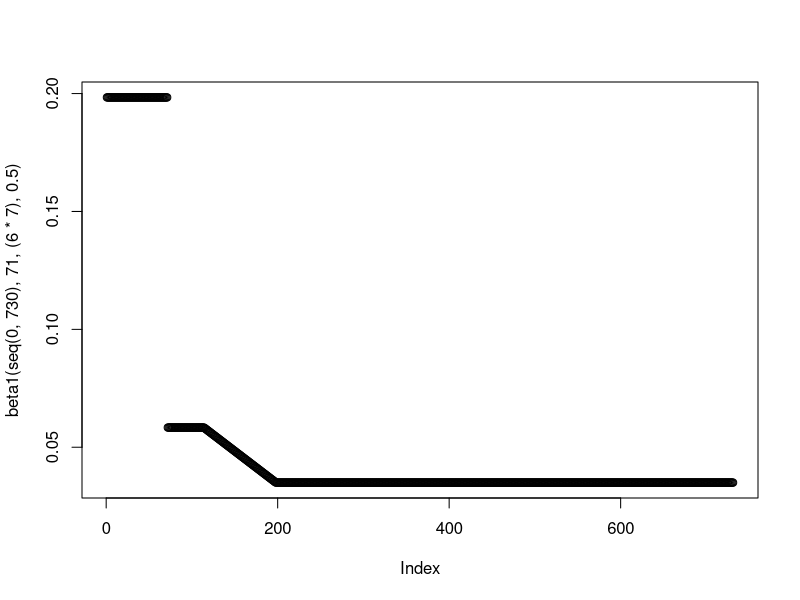
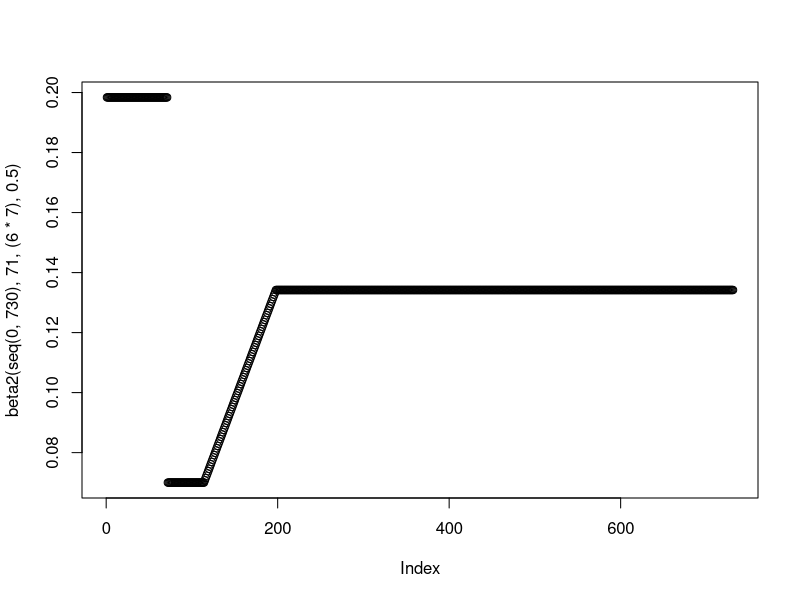
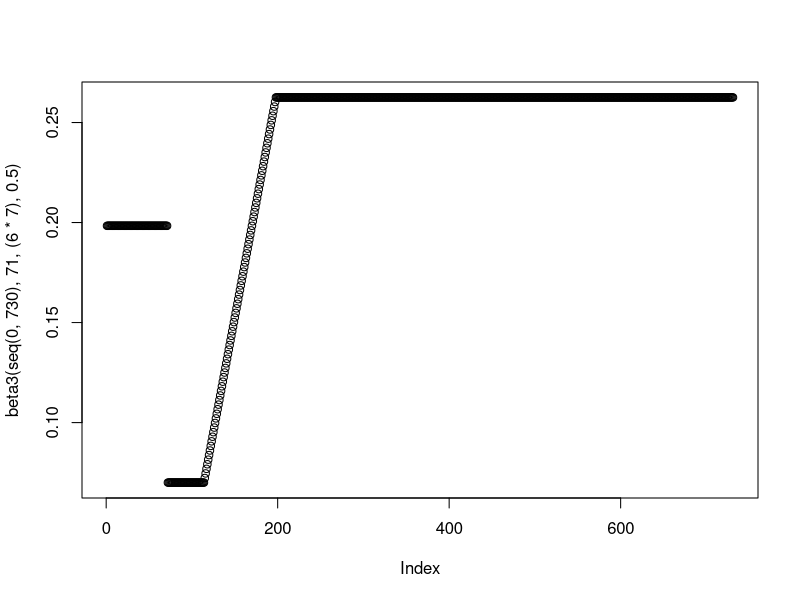
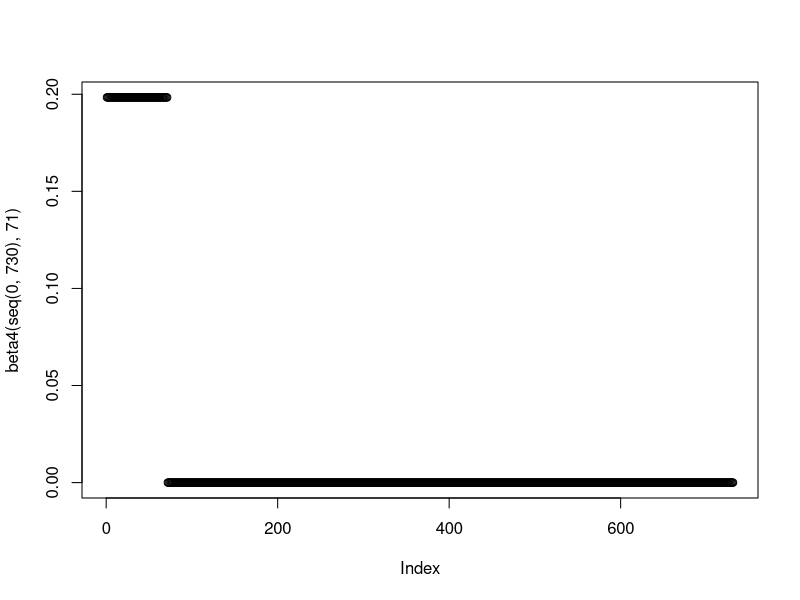
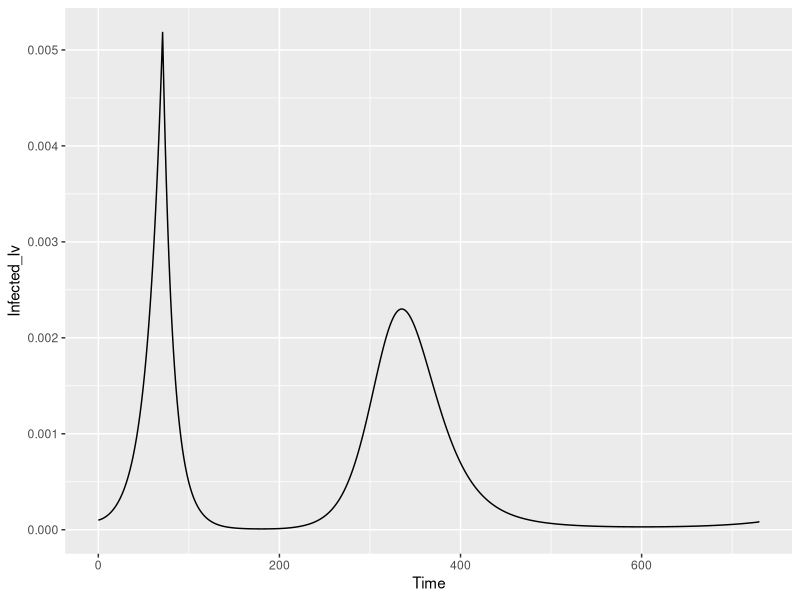
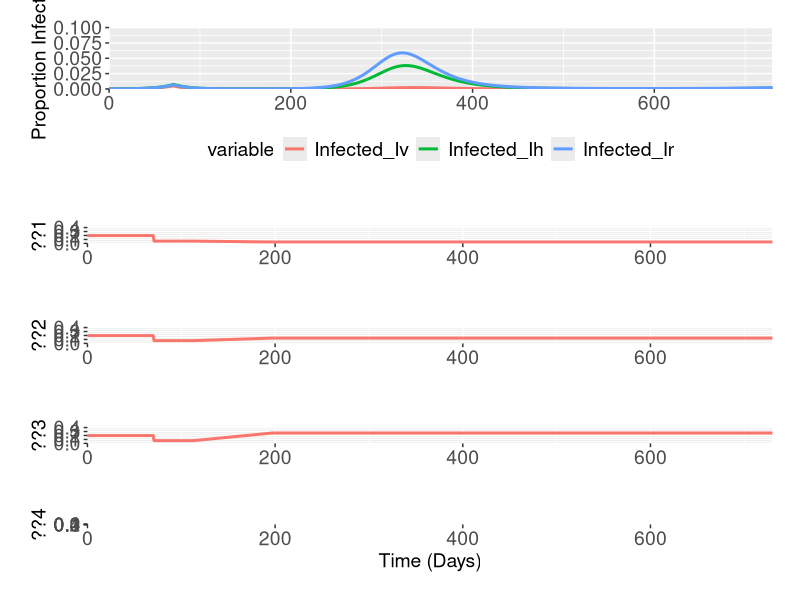

The R source for these figures, in order:
rm(list=ls())
library("deSolve"); library("ggplot2"); library("ggpubr"); library("reshape2"); library("dplyr"); library("RColorBrewer")

#### Model Functions ####

#Function for the generation time/(1/gamma) parameter
GenTime <- function(T2, R0) {
  G = T2 * ((R0-1)/log(2))
  return(G)
}

(2.8*(1/(GenTime(3.3,2.8))))

#Function to model intervention - currently set at baseline - added additional functionality to it
beta1 <- function(time, tstart1, tdur, scaling) {
  beta1_2 <- (0.6*(1/(GenTime(3.3,2.8)))) * (1-scaling)
  betalin <- approxfun(x=c(tstart1+tdur, tstart1+tdur+(12*7)), y = c(0.5*(1/(GenTime(3.3,2.8))), beta1_2), method="linear", rule  =2)
  ifelse((time >= tstart1 & time <= tstart1+tdur), #Phase 2
         0.5*(1/(GenTime(3.3,2.8))),
         ifelse((time >= tstart1+tdur & time <= tstart1+tdur+(12*7)), #Phase 3
                betalin(time),
                ifelse((time >= tstart1+tdur+(12*7) & time <= 730),
                       beta1_2,
                       1.7*(1/(GenTime(3.3,2.8))))))}

plot(beta1(seq(0,730), 71, (6*7), 0.5))

beta2 <- function(time, tstart1, tdur, scaling) {
  beta1_2 <- (1.7*(1/(GenTime(3.3,2.8))) - ((1.7*(1/(GenTime(3.3,2.8))) - 0.6*(1/(GenTime(3.3,2.8))))*scaling))
  betalin <- approxfun(x=c(tstart1+tdur, tstart1+tdur+(12*7)), y = c(0.6*(1/(GenTime(3.3,2.8))), beta1_2), method="linear", rule  =2)
  ifelse((time >= tstart1 & time <= tstart1+tdur), #Phase 2
         0.6*(1/(GenTime(3.3,2.8))),
         ifelse((time >= tstart1+tdur & time <= tstart1+tdur+(12*7)), #Phase 3
                betalin(time),
                ifelse((time >= tstart1+tdur+(12*7) & time <= 730),
                       beta1_2,
                       1.7*(1/(GenTime(3.3,2.8))))))}

plot(beta2(seq(0,730), 71, (6*7), 0.5))

beta3 <- function(time, tstart1, tdur, scaling) {
  beta1_2 <- (2.8*(1/(GenTime(3.3,2.8))) - ((2.8*(1/(GenTime(3.3,2.8))) - 1.7*(1/(GenTime(3.3,2.8))))*scaling))
  betalin <- approxfun(x=c(tstart1+tdur, tstart1+tdur+(12*7)), y = c(0.6*(1/(GenTime(3.3,2.8))), beta1_2), method="linear", rule  =2)
  ifelse((time >= tstart1 & time <= tstart1+tdur), #Phase 2
         0.6*(1/(GenTime(3.3,2.8))),
         ifelse((time >= tstart1+tdur & time <= tstart1+tdur+(12*7)), #Phase 3
                betalin(time),
                ifelse((time >= tstart1+tdur+(12*7) & time <= 730),
                       beta1_2,
                       1.7*(1/(GenTime(3.3,2.8))))))}

plot(beta3(seq(0,730), 71, (6*7), 0.5))

beta4 <- function(time, tstart1) {
  ifelse((time >= tstart1 & time <= 730), #Phase 2
         0, 
         1.7*(1/(GenTime(3.3,2.8)))
  )
}

beta41 <- function(time, tstart1) {
  ifelse((time >= tstart1 & time <= 730), #Phase 2
         0, 
         (1.7/2)*(1/(GenTime(3.3,2.8)))
  )
}


plot(beta4(seq(0,730), 71))

#Function for Shielded/non-Shielded Pop
SIRS <- function(time, state, parameters) {
  with(as.list(c(state, parameters)), {
    
    if(time < tstart1) { #Same but introduce Ci
      dSv = - beta1(time,tstart1,tdur,scaling)*Iv*Sv - beta1(time,tstart1,tdur,scaling)*Ih*Sv -
        beta1(time,tstart1,tdur,scaling)*cb*In*Sv + zeta*Rv
      
      dSh = - beta2(time,tstart1,tdur,scaling)*Ih*Sh - beta2(time,tstart1,tdur,scaling)*In*Sh -
        beta1(time,tstart1,tdur,scaling)*Iv*Sh + zeta*Rh
      
      dSn = - beta3(time,tstart1,tdur,scaling)*In*Sn - beta2(time,tstart1,tdur,scaling)*Ih*Sn -
        beta1(time,tstart1,tdur,scaling)*cb*Iv*Sn  + zeta*Rn
      
      dIv = beta1(time,tstart1,tdur,scaling)*Iv*Sv + beta1(time,tstart1,tdur,scaling)*Ih*Sv +
        beta1(time,tstart1,tdur,scaling)*cb*In*Sv - gamma*Iv
      
      dIh = beta2(time,tstart1,tdur,scaling)*Ih*Sh + beta2(time,tstart1,tdur,scaling)*In*Sh +
        beta1(time,tstart1,tdur,scaling)*Iv*Sh - gamma*Ih
      
      dIn = beta3(time,tstart1,tdur,scaling)*In*Sn + beta2(time,tstart1,tdur,scaling)*Ih*Sn +
        beta1(time,tstart1,tdur,scaling)*cb*Iv*Sn - gamma*In
      
      dRv = gamma*Iv - zeta*Rv
      
      dRh = gamma*Ih - zeta*Rh
      
      dRn = gamma*In - zeta*Rn
    }
    else{
      dSv = - beta1(time,tstart1,tdur,scaling)*Iv*Sv - beta1(time,tstart1,tdur,scaling)*Ih*Sv + zeta*Rv
      
      dSh = - beta2(time,tstart1,tdur,scaling)*Ih*Sh - beta2(time,tstart1,tdur,scaling)*In*Sh -
        beta1(time,tstart1,tdur,scaling)*Iv*Sh + zeta*Rh
      
      dSn = - beta3(time,tstart1,tdur,scaling)*In*Sn - beta2(time,tstart1,tdur,scaling)*Ih*Sn + zeta*Rn
      
      dIv = beta1(time,tstart1,tdur,scaling)*Iv*Sv + beta1(time,tstart1,tdur,scaling)*Ih*Sv - gamma*Iv
      
      dIh = beta2(time,tstart1,tdur,scaling)*Ih*Sh + beta2(time,tstart1,tdur,scaling)*In*Sh +
        beta1(time,tstart1,tdur,scaling)*Iv*Sh - gamma*Ih
      
      dIn = beta3(time,tstart1,tdur,scaling)*In*Sn + beta2(time,tstart1,tdur,scaling)*Ih*Sn  - gamma*In
      
      dRv = gamma*Iv - zeta*Rv
      
      dRh = gamma*Ih - zeta*Rh
      
      dRn = gamma*In - zeta*Rn
    }
    return(list(c(dSv, dSh, dSn, dIv, dIh, dIn, dRv, dRh, dRn)))
  })
}

#### Testing the Model Structure + Obtaining Specific Information from Model Runs ####

#Initial Conditions and Times

init <- c(Sv = 0.2 - (0.0001*0.2), Sh = 0.2 - (0.0001*0.2), Sn = 0.6 - (0.0001*0.6), Iv = 0.0001*0.2, Ih = 0.0001*0.2, In = 0.0001*0.6, Rv= 0, Rh = 0, Rn = 0)
times <- seq(0,730,by = 1)
parms = c(gamma = 1/(GenTime(3.3,2.8)), 
          zeta = 1/365,
          tstart1 = 71, 
          tdur = 6*7,
          scaling = 0.5,
          cb = 0.5,
          bv = 0.6/0.2,
          bn = 0.2/0.6) #CAN VARY THIS - DEPENDING ON FACTOR EXPLORED

out1 <- data.frame(ode(y = init, func = SIRS, times = times, parms = parms))

out1$Sv <- out1$Sv/0.20; out1$Sh <- out1$Sh/0.2; out1$Sn <- out1$Sn/0.60
out1$Iv <- out1$Iv/0.20; out1$Ih <- out1$Ih/0.2; out1$In <- out1$In/0.60
out1$Rv <- out1$Rv/0.20; out1$Rh <- out1$Rh/0.2; out1$Rn <- out1$Rn/0.60

out1$Beta1 <- beta1(seq(0,730), 71, (6*7), 0.5) #VARY THIS ASWELL
out1$Beta2 <- beta2(seq(0,730), 71, (6*7), 0.5)
out1$Beta3 <- beta3(seq(0,730), 71, (6*7), 0.5)
out1$Beta4 <- beta41(seq(0,730), 71)

colnames(out1) <- c("Time", "Suscv", "Susch", "Suscnv", "Infected_Iv", "Infected_Ih", "Infected_Ir", 
                    "Recovv", "Recovh", "Recovnv", "Beta1", "Beta2", "Beta3", "Beta4")


ggplot(out1, aes(x = Time, y = Infected_Iv)) + geom_line()


statsinfecv <- melt(out1, id.vars = c("Time"), measure.vars = c("Infected_Iv", "Infected_Ih", "Infected_Ir"))
statsbeta1 <- melt(out1, id.vars =  c("Time"), measure.vars = c("Beta1"))
statsbeta2 <- melt(out1, id.vars =  c("Time"), measure.vars = c("Beta2"))
statsbeta3 <- melt(out1, id.vars =  c("Time"), measure.vars = c("Beta3"))
statsbeta4 <- melt(out1, id.vars =  c("Time"), measure.vars = c("Beta4"))

#### Aggregated Plots ####

pinfv <- ggplot(data = statsinfecv, aes(x = (Time), y = value, col = variable)) + geom_line(size = 1.02, stat = "identity") +
  labs(x ="Time (Days)", y = "Proportion Infected") + scale_y_continuous(limits = c(0,0.1),  expand = c(0,0)) +
  theme(legend.position = "bottom", legend.title = element_text(size=14), legend.text=element_text(size=14),  axis.text=element_text(size=14),
        axis.title.y=element_text(size=14),axis.title.x= element_blank(), 
        legend.spacing.x = unit(0.3, 'cm'), plot.margin=unit(c(0.7,0.7,0.8,0.8),"cm")) + scale_x_continuous(expand = c(0, 0))

pbeta1 <- ggplot(data = statsbeta1, aes(x = (Time), y = value, col = variable)) + geom_line(size = 1.02, stat = "identity") +
  labs(x ="Time (Days)", y = "??1") + scale_y_continuous(limits = c(0,0.4),  expand = c(0,0)) +
  theme(legend.position = "none", legend.title = element_text(size=14), legend.text=element_text(size=14),  axis.text=element_text(size=14),
        axis.title.y=element_text(size=14),axis.title.x= element_blank(), 
        legend.spacing.x = unit(0.3, 'cm'), plot.margin=unit(c(0.7,0.7,0.8,0.8),"cm")) + scale_x_continuous(expand = c(0, 0)) 

pbeta2 <- ggplot(data = statsbeta2, aes(x = (Time), y = value, col = variable)) + geom_line(size = 1.02, stat = "identity") +
  labs(x ="Time (Days)", y = "??2") + scale_y_continuous(limits = c(0,0.4),  expand = c(0,0)) +
  theme(legend.position = "none", legend.title = element_text(size=14), legend.text=element_text(size=14),  axis.text=element_text(size=14),
        axis.title.y=element_text(size=14),axis.title.x= element_blank(), 
        legend.spacing.x = unit(0.3, 'cm'), plot.margin=unit(c(0.7,0.7,0.8,0.8),"cm")) + scale_x_continuous(expand = c(0, 0)) 

pbeta3 <- ggplot(data = statsbeta3, aes(x = (Time), y = value, col = variable)) + geom_line(size = 1.02, stat = "identity") +
  labs(x ="Time (Days)", y = "??3") + scale_y_continuous(limits = c(0,0.4),  expand = c(0,0)) +
  theme(legend.position = "none", legend.title = element_text(size=14), legend.text=element_text(size=14),  axis.text=element_text(size=14),
        axis.title.y=element_text(size=14),axis.title.x= element_blank(), 
        legend.spacing.x = unit(0.3, 'cm'), plot.margin=unit(c(0.7,0.7,0.8,0.8),"cm")) + scale_x_continuous(expand = c(0, 0)) 

pbeta4 <- ggplot(data = statsbeta4, aes(x = (Time), y = value, col = variable)) + geom_line(size = 1.02, stat = "identity") +
  labs(x ="Time (Days)", y = "??4") + scale_y_continuous(limits = c(0,0.4),  expand = c(0,0)) +
  theme(legend.position = "none", legend.title = element_text(size=14), legend.text=element_text(size=14),  axis.text=element_text(size=14),
        axis.title.y=element_text(size=14),axis.title.x= element_text(size=14), 
        legend.spacing.x = unit(0.3, 'cm'), plot.margin=unit(c(0.7,0.7,0.8,0.8),"cm")) + scale_x_continuous(expand = c(0, 0)) 

ggarrange(pinfv, pbeta1, pbeta2, pbeta3, pbeta4, nrow = 5, ncol = 1, heights = c(0.4, 0.2, 0.2, 0.2, 0.2)) 
